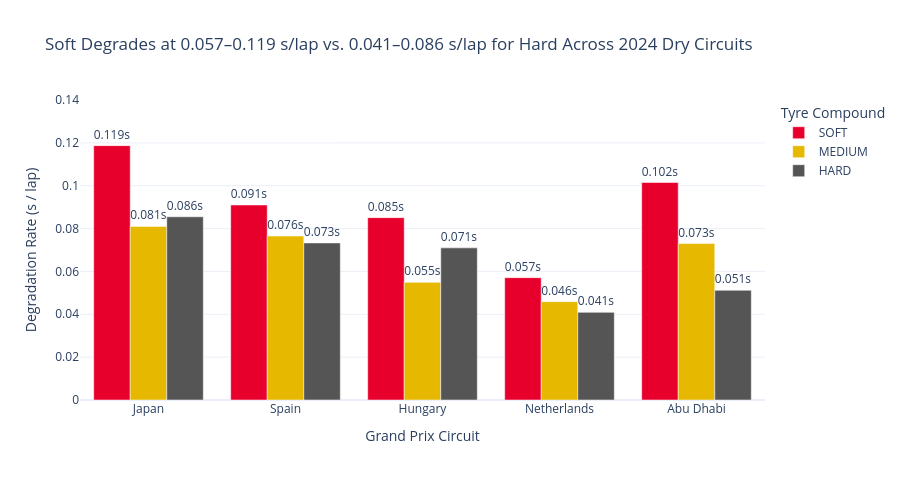

The cell this chart's notebook holds for it:
### Code cell
fig_slopes = px.bar(
    baseline_table,
    x="Circuit",
    y="Regularized_Slope_s_per_lap",
    color="Compound",
    barmode="group",
    category_orders={
        "Circuit": list(DEFAULT_RACES_2024.keys()),
        "Compound": ["SOFT", "MEDIUM", "HARD"],
    },
    color_discrete_map=COMPOUND_COLORS,
    text="Regularized_Slope_s_per_lap",
    title="Soft Degrades at 0.057–0.119 s/lap vs. 0.041–0.086 s/lap for Hard Across 2024 Dry Circuits",
    labels={
        "Regularized_Slope_s_per_lap": "Degradation Rate (s / lap)",
        "Circuit": "Grand Prix Circuit",
        "Compound": "Tyre Compound",
    },
    template="plotly_white",
)
fig_slopes.update_traces(texttemplate="%{text:.3f}s", textposition="outside")
fig_slopes.update_layout(height=480, yaxis_range=[0, 0.14])
fig_slopes.show()

### Figure 1 — Plotly figure (JSON) as saved in the notebook; plotly's stock layout.template omitted (floating-point values rounded to 4 significant figures)
{"data": [{"alignmentgroup": "True", "hovertemplate": "Tyre Compound=SOFT<br>Grand Prix Circuit=%{x}<br>Degradation Rate (s / lap)=%{text}<extra></extra>", "legendgroup": "SOFT", "marker": {"color": "#E8002D", "pattern": {"shape": ""}}, "name": "SOFT", "offsetgroup": "SOFT", "orientation": "v", "showlegend": true, "text": [0.1015, 0.0851, 0.1187, 0.0571, 0.091], "textposition": "outside", "texttemplate": "%{text:.3f}s", "type": "bar", "x": ["Abu Dhabi", "Hungary", "Japan", "Netherlands", "Spain"], "xaxis": "x", "y": [0.1015, 0.0851, 0.1187, 0.0571, 0.091], "yaxis": "y"}, {"alignmentgroup": "True", "hovertemplate": "Tyre Compound=MEDIUM<br>Grand Prix Circuit=%{x}<br>Degradation Rate (s / lap)=%{text}<extra></extra>", "legendgroup": "MEDIUM", "marker": {"color": "#E6B800", "pattern": {"shape": ""}}, "name": "MEDIUM", "offsetgroup": "MEDIUM", "orientation": "v", "showlegend": true, "text": [0.073, 0.0549, 0.081, 0.0459, 0.0765], "textposition": "outside", "texttemplate": "%{text:.3f}s", "type": "bar", "x": ["Abu Dhabi", "Hungary", "Japan", "Netherlands", "Spain"], "xaxis": "x", "y": [0.073, 0.0549, 0.081, 0.0459, 0.0765], "yaxis": "y"}, {"alignmentgroup": "True", "hovertemplate": "Tyre Compound=HARD<br>Grand Prix Circuit=%{x}<br>Degradation Rate (s / lap)=%{text}<extra></extra>", "legendgroup": "HARD", "marker": {"color": "#555555", "pattern": {"shape": ""}}, "name": "HARD", "offsetgroup": "HARD", "orientation": "v", "showlegend": true, "text": [0.0512, 0.071, 0.0855, 0.0409, 0.0733], "textposition": "outside", "texttemplate": "%{text:.3f}s", "type": "bar", "x": ["Abu Dhabi", "Hungary", "Japan", "Netherlands", "Spain"], "xaxis": "x", "y": [0.0512, 0.071, 0.0855, 0.0409, 0.0733], "yaxis": "y"}], "layout": {"barmode": "group", "height": 480, "legend": {"title": {"text": "Tyre Compound"}, "tracegroupgap": 0}, "title": {"text": "Soft Degrades at 0.057–0.119 s/lap vs. 0.041–0.086 s/lap for Hard Across 2024 Dry Circuits"}, "xaxis": {"anchor": "y", "categoryarray": ["Japan", "Spain", "Hungary", "Netherlands", "Abu Dhabi"], "categoryorder": "array", "domain": [0.0, 1.0], "title": {"text": "Grand Prix Circuit"}}, "yaxis": {"anchor": "x", "domain": [0.0, 1.0], "range": [0, 0.14], "title": {"text": "Degradation Rate (s / lap)"}}}}
